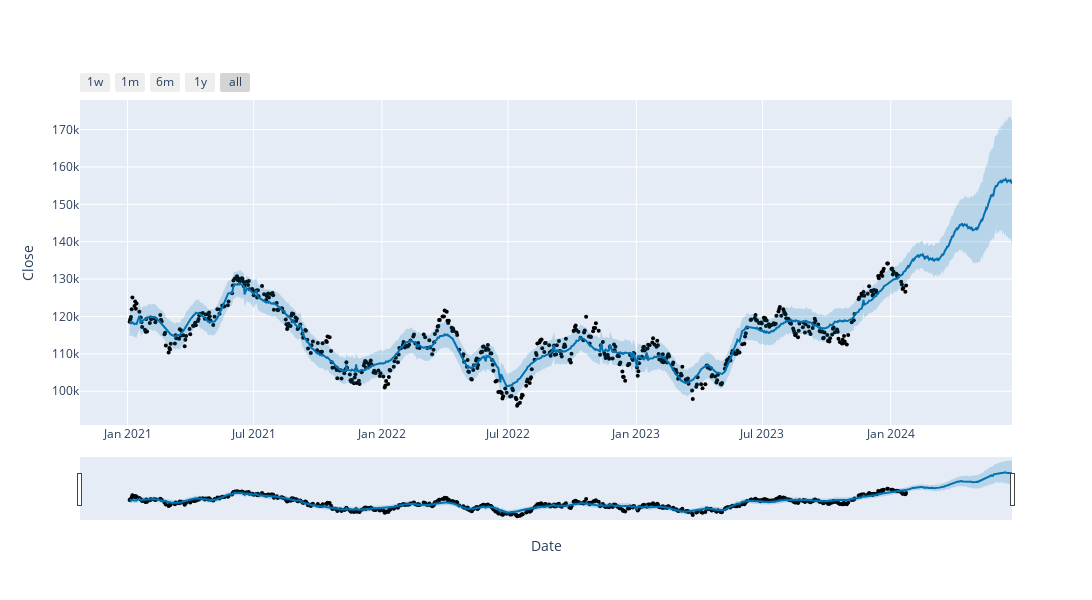

Notebook cell for this chart:
### Code cell
plot_plotly(m, forecast, xlabel='Date', ylabel='Close', figsize=(1200, 600))

### Figure 1 — Plotly figure (JSON) as saved in the notebook; plotly's stock layout.template omitted (floating-point values rounded to 4 significant figures; data arrays with more than 128 entries replaced by an {"elided": "..."} marker saying what was removed)
{"data": [{"marker": {"color": "black", "size": 4}, "mode": "markers", "name": "Actual", "type": "scatter", "x": {"elided": "610 str values"}, "y": {"elided": "610 int values"}}, {"hoverinfo": "skip", "line": {"width": 0}, "mode": "lines", "type": "scatter", "x": {"elided": "762 str values"}, "y": {"elided": "762 float values"}}, {"fill": "tonexty", "fillcolor": "rgba(0, 114, 178, 0.2)", "line": {"color": "#0072B2", "width": 2}, "mode": "lines", "name": "Predicted", "type": "scatter", "x": {"elided": "762 str values"}, "y": {"elided": "762 float values"}}, {"fill": "tonexty", "fillcolor": "rgba(0, 114, 178, 0.2)", "hoverinfo": "skip", "line": {"width": 0}, "mode": "lines", "type": "scatter", "x": {"elided": "762 str values"}, "y": {"elided": "762 float values"}}], "layout": {"height": 600, "showlegend": false, "width": 1200, "xaxis": {"rangeselector": {"buttons": [{"count": 7, "label": "1w", "step": "day", "stepmode": "backward"}, {"count": 1, "label": "1m", "step": "month", "stepmode": "backward"}, {"count": 6, "label": "6m", "step": "month", "stepmode": "backward"}, {"count": 1, "label": "1y", "step": "year", "stepmode": "backward"}, {"step": "all"}]}, "rangeslider": {"visible": true}, "title": {"text": "Date"}, "type": "date"}, "yaxis": {"title": {"text": "Close"}}}}
